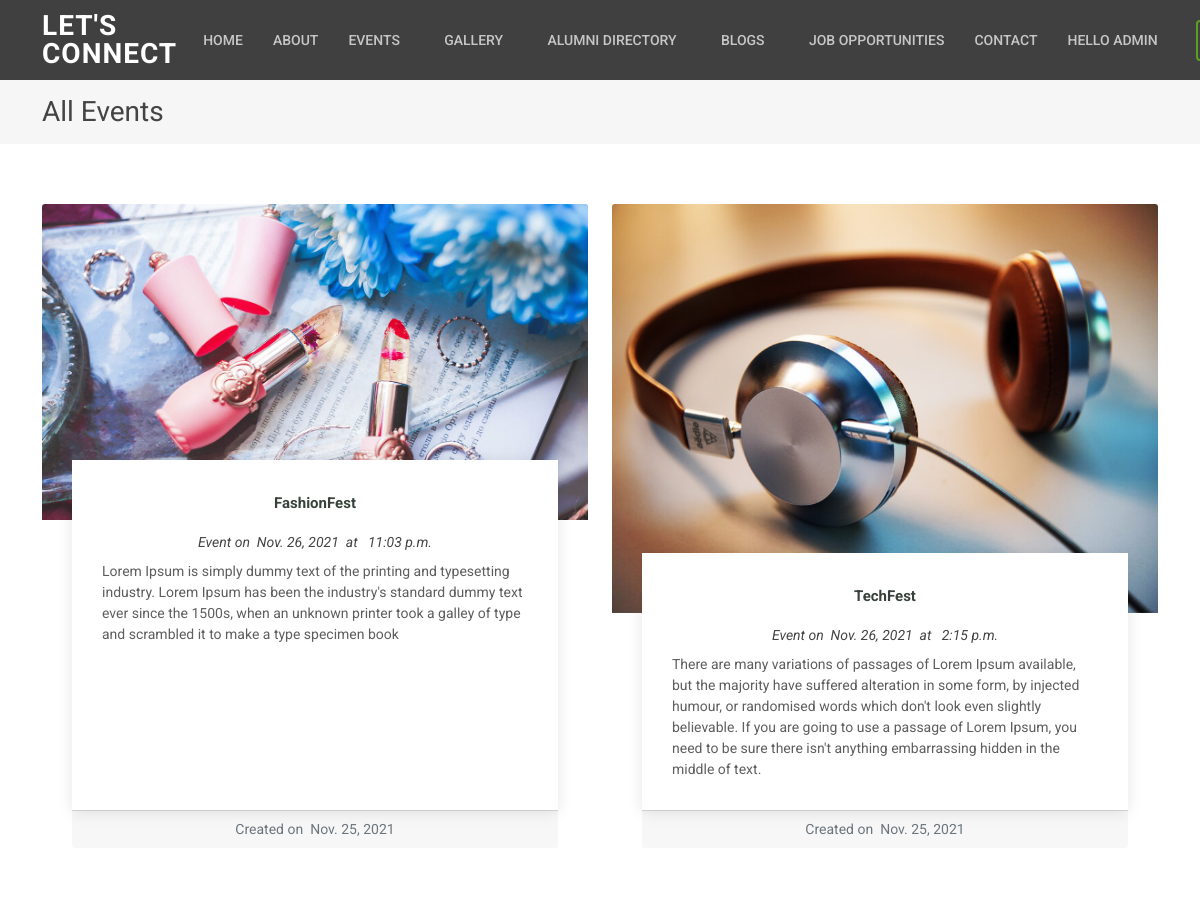
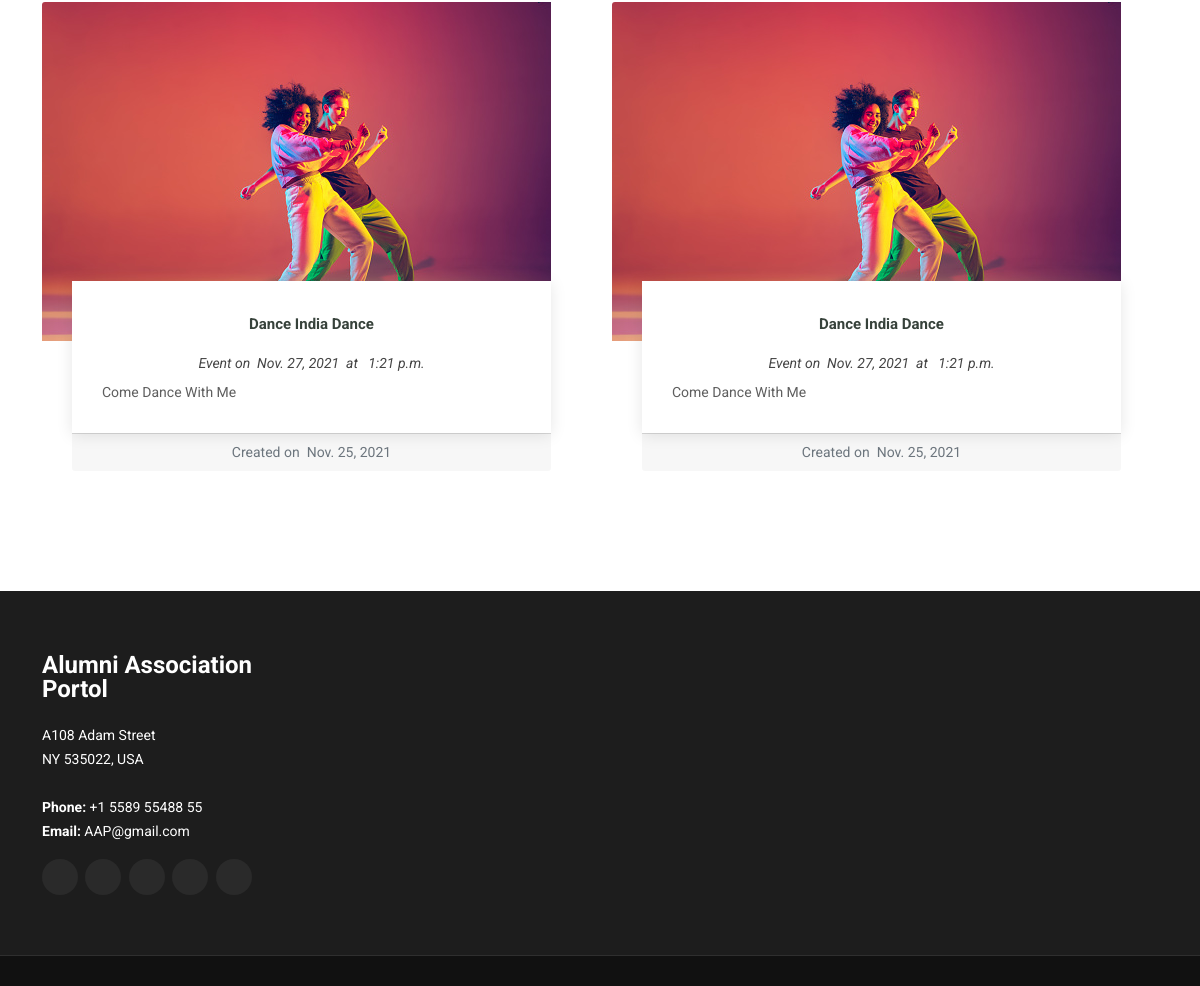
Page /events/ (signed in) on the committed database (2 pictures, top to bottom).
### Events/models.py (models this page shows, shortened)
class eventsData(models.Model):
    event_name = models.CharField(max_length=20)
    event_image = models.ImageField(blank=True, null=True, upload_to="event_images/",default="default.jpg")
    event_date = models.DateField()
    event_time = models.TimeField(default="15:00")
    event_description = models.CharField(max_length=300)
    creation_date = models.DateField()

### Events/views.py (the view)
# urls.py: path('',views.allEvents,name="allevents"),
@login_required
def allEvents(request):
    events = eventsData.objects.all()
    return render(request, 'events/all_events.html',{'events':events})

### Events/templates/events/all_events.html (shortened to what this page needs)
{% extends "basic.html" %}
{% load static %}
{% block css %}
<link href="{% static 'assets/css/events.css'%}" rel="stylesheet">
{% endblock css %}
{% block content %}
    <section class="breadcrumbs">
      <div class="container">
        <div class="d-flex justify-content-between align-items-center">
          <h2>All Events </h2>
        </div>
      </div>
    </section>
    <section id="events" class="events">
      <div class="container" data-aos="fade-up">
        <div class="row">
          {% for x in events%}
            <div class="col-md-6 d-flex align-items-stretch">
              <div class="card">
                <div class="card-img">
                  <img src="{{x.event_image.url}}" alt="...">
                </div>
                <div class="card-body">
                  <h5 class="card-title "><a href="">{{ x.event_name }}</a></h5>
                  <p class="fst-italic text-center my-2">Event on &nbsp;{{ x.event_date }}&nbsp; at &nbsp; {{x.event_time}}</p>
                  <p class="card-text">{{ x.event_description }}</p>
                </div>
                <div class="card-footer text-muted text-center ">Created on &nbsp;{{x.creation_date}}</div>
              </div>
            </div>
          {% endfor%}
        </div>
      </div>
    </section>
{% endblock content %}

### Interface/templates/nav.html (shortened to what this page needs)
{% if user.is_authenticated %}
  {% if user.is_superuser %}
   <nav id="navbar" class="navbar">
            <ul>
              <li><a class="nav-link" href="{% url 'homepage' %}">Home</a></li>
              <li><a class="nav-link" href="{% url 'about' %}">About</a></li>
              <li class="dropdown"><a href="{% url 'allevents'%}"><span>Events</span><i class="bi bi-chevron-down"></i></a>
              </li>
              <li class="dropdown"><a href="{% url 'gallery' %}"><span>Gallery</span><i class="bi bi-chevron-down"></i></a>
              </li>
              <li class="dropdown"><a href="{% url 'alumnidirectory' %}"><span>Alumni Directory</span> <i class="bi bi-chevron-down"></i></a>
              </li>
              <li class="dropdown"><a href="{% url 'blog_home' %}"><span>Blogs</span> <i class="bi bi-chevron-down"></i></a>
              </li>
              <li><a class="nav-link" href="{% url 'jobs_homepage' %}">Job Opportunities </a></li>
              <li><a class="nav-link " href="{% url 'contact'%}">Contact</a></li>
              <li> <a class="nav-link" >Hello {{ user }} </a></li>
              <li><a class="getstarted" href="{% url 'logout' %}">Logout</a></li>
            </ul>
        </nav>
  {% endif %}
{% endif %}

### static/assets/css/style.css (style rules this page uses)
body { font-family: "Open Sans", sans-serif; color: #444444; }
a { color: #5c9f24; text-decoration: none; }
h1, h2, h3, h4, h5, h6 { font-family: "Roboto", sans-serif; }
.navbar { padding: 0; }
.navbar ul { margin: 0; padding: 0; display: flex; list-style: none; align-items: center; }
.navbar li { position: relative; }
.navbar > ul > li { white-space: nowrap; padding: 10px 0 10px 22px; }
.navbar a, .navbar a:focus { display: flex; align-items: center; justify-content: space-between; padding: 0 4px; font-family: "Roboto", sans-serif; font-size: 14px; font-weight: 500; color: rgba(255, 255, 255, 0.7); white-space: nowrap; transition: 0.3s; text-transform: uppercase; position: relative; }
.navbar a i, .navbar a:focus i { font-size: 12px; line-height: 0; margin-left: 5px; }
.navbar > ul > li > a:before { content: ""; position: absolute; width: 100%; height: 2px; bottom: -6px; left: 0; background-color: #5c9f24; visibility: hidden; width: 0px; transition: all 0.3s ease-in-out 0s; }
.navbar .getstarted, .navbar .getstarted:focus { padding: 8px 25px; margin-left: 12px; border-radius: 4px; color: #fff; font-weight: 400; font-family: "Poppins", sans-serif; border: 2px solid #5c9f24; }
section { padding: 60px 0; }
.breadcrumbs { padding: 15px 0; background: #f6f6f6; min-height: 40px; margin-top: 80px; }
.breadcrumbs h2 { font-size: 28px; font-weight: 400; }

### static/assets/css/main.css (style rules this page uses)
.row { display: -webkit-box; display: -webkit-flex; display: -moz-box; display: -ms-flexbox; display: flex; -webkit-flex-wrap: wrap; -ms-flex-wrap: wrap; flex-wrap: wrap; }
html { -webkit-box-sizing: border-box; -moz-box-sizing: border-box; box-sizing: border-box; }
* { padding: 0; margin: 0; }
*, *:before, *:after { -webkit-box-sizing: inherit; -moz-box-sizing: inherit; box-sizing: inherit; }
body, h1, h2, h3, h4, h5, h6, blockquote, p, pre, dl, dd, ol, ul, figure, hr, fieldset, legend { margin: 0; padding: 0; }
body { font-family: "Roboto", "Arial", "Helvetica Neue", sans-serif; font-weight: 400; font-size: 14px; }
h1, h2, h3, h4, h5, h6 { font-weight: 400; }
h2 { font-size: 30px; }
h5 { font-size: 15px; }
.card { overflow: hidden; -webkit-border-radius: 3px; -moz-border-radius: 3px; border-radius: 3px; background: #fff; }

### static/assets/css/events.css (style rules this page uses)
.events .card { border: 0; padding: 0 30px; margin-bottom: 60px; position: relative; }
.events .card-img { width: calc(100% + 60px); margin-left: -30px; overflow: hidden; z-index: 9; border-radius: 0; }
.events .card-img img { max-width: 100%; transition: all 0.3s ease-in-out; }
.events .card-body { z-index: 10; background: #fff; border-top: 4px solid #fff; padding: 30px; box-shadow: 0px 2px 15px rgba(0, 0, 0, 0.1); margin-top: -60px; transition: 0.3s; }
.events .card-title { font-weight: 700; text-align: center; margin-bottom: 20px; }
.events .card-title a { color: #37423b; transition: 0.3s; }
.events .card-text { color: #5e5e5e; }

### rows in the picture
eventsData: event_image (picture), event_name "FashionFest", event_date "Nov. 26, 2021", event_time "11:03 p.m.", event_description "Lorem Ipsum is simply dummy text of the printing and typesetting industry. Lorem Ipsum has been the industry's standard dummy text ever since the 1500s, when an unknown printer took a galley of type and scrambled it to make a type specimen book", creation_date "Nov. 25, 2021"
eventsData: event_image (picture), event_name "TechFest", event_date "Nov. 26, 2021", event_time "2:15 p.m.", event_description "There are many variations of passages of Lorem Ipsum available, but the majority have suffered alteration in some form, by injected humour, or randomised words which don't look even slightly believable. If you are going to use a passage of Lorem Ipsum, you need to be sure there isn't anything embarrassing hidden in the middle of text.", creation_date "Nov. 25, 2021"
eventsData: event_image (picture), event_name "Dance India Dance", event_date "Nov. 27, 2021", event_time "1:21 p.m.", event_description "Come Dance With Me", creation_date "Nov. 25, 2021"
eventsData: event_image (picture), event_name "Dance India Dance", event_date "Nov. 27, 2021", event_time "1:21 p.m.", event_description "Come Dance With Me", creation_date "Nov. 25, 2021"

### other values in the picture
{{ user }} "ADMIN"
